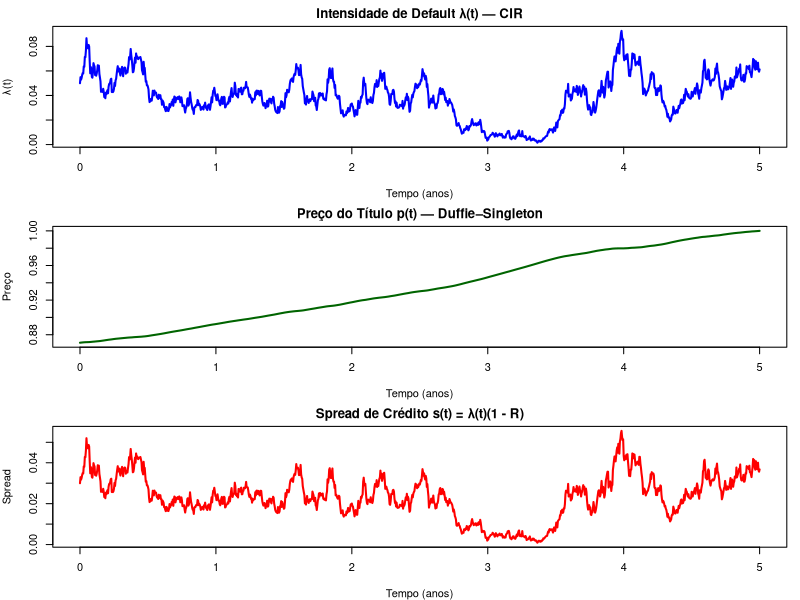

The R script that drew this image:
# ============================================================
# Modelo de Spread de Crédito — Duffie–Singleton (Lambda CIR)
# Autor: Luiz Tiago Wilcke (LT)
# ============================================================

set.seed(42)

# -----------------------------
# 1) Parâmetros
# -----------------------------
r <- 0.05                      # taxa livre de risco
R <- 0.40                      # recovery
Tfinal <- 5                   # anos
dt <- 1/252                   # passo diário

# Parâmetros do processo CIR para lambda(t)
kappa  <- 0.7
theta  <- 0.08
sigma  <- 0.25
lambda0 <- 0.05

# Tempo
tempo <- seq(0, Tfinal, by = dt)
N <- length(tempo)

# Vetores
lambda <- numeric(N)
lambda[1] <- lambda0

# -----------------------------
# 2) Simulação de lambda(t)
#    SDE: dλ = κ(θ-λ)dt + σ sqrt(λ)dW
# -----------------------------
for(i in 2:N){
  dW <- rnorm(1, mean = 0, sd = sqrt(dt))
  lambda[i] <- lambda[i-1] + 
    kappa * (theta - lambda[i-1]) * dt +
    sigma * sqrt(max(lambda[i-1],0)) * dW
  
  lambda[i] <- max(lambda[i], 0)  # garantir positividade
}

# -----------------------------
# 3) Resolver EDO de preço p(t)
#    dp/dt = r p + λ(t)(R - p)
# -----------------------------
preco <- numeric(N)
preco[N] <- 1  # payoff no vencimento

for(i in (N-1):1){
  dp <- (r * preco[i+1] + lambda[i+1] * (R - preco[i+1])) * dt
  preco[i] <- preco[i+1] - dp
}

# -----------------------------
# 4) Spread de crédito instantâneo
#    s(t) = λ(t) * (1 - R)
# -----------------------------
spread <- lambda * (1 - R)

# -----------------------------
# 5) Resultados com 6 casas decimais
# -----------------------------
cat("============== RESULTADOS ==============\n")
cat(sprintf("Preço inicial do bond:        %.6f\n", preco[1]))
cat(sprintf("Lambda(0):                    %.6f\n", lambda[1]))
cat(sprintf("Spread(0):                    %.6f\n", spread[1]))
cat(sprintf("Preço no vencimento T=%.1f:   %.6f\n", Tfinal, preco[N]))
cat("========================================\n")

# -----------------------------
# 6) Gráficos
# -----------------------------
par(mfrow = c(3,1), mar=c(4,4,2,1))

plot(tempo, lambda, type="l", col="blue", lwd=2,
     main="Intensidade de Default λ(t) — CIR",
     xlab="Tempo (anos)", ylab="λ(t)")

plot(tempo, preco, type="l", col="darkgreen", lwd=2,
     main="Preço do Título p(t) — Duffie–Singleton",
     xlab="Tempo (anos)", ylab="Preço")

plot(tempo, spread, type="l", col="red", lwd=2,
     main="Spread de Crédito s(t) = λ(t)(1 - R)",
     xlab="Tempo (anos)", ylab="Spread")

par(mfrow = c(1,1))
